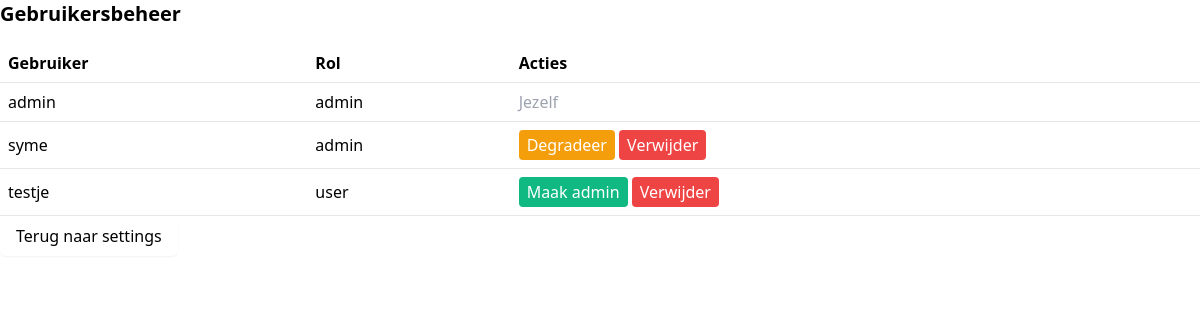
Page /manage_users (signed in) on the committed database.
### tables this page shows
CREATE TABLE users
                 (id INTEGER PRIMARY KEY AUTOINCREMENT,
                  username TEXT UNIQUE,
                  password TEXT,
                  role TEXT, color TEXT DEFAULT '#2563eb', dark_mode INTEGER DEFAULT 0);

### app.py (the view, shortened to what this page needs)
@app.route('/manage_users', methods=['GET', 'POST'])
def manage_users():
    if not is_admin():
        flash('Je hebt geen toegang tot deze pagina.', 'error')
        return redirect(url_for('index'))
    conn = get_db_connection()
    c = conn.cursor()
    c.execute('SELECT id, username, role FROM users')
    users = c.fetchall()
    conn.close()
    return render_template('manage_users.html', users=users, settings=get_user_settings(session.get('user_id')))

### app.py (called while the page is built)
@app.context_processor
def inject_is_admin():
    return dict(is_admin=is_admin())

def get_user_settings(user_id):
    conn = get_db_connection()
    c = conn.cursor()
    c.execute('SELECT color, dark_mode FROM users WHERE id = ?', (user_id,))
    result = c.fetchone()
    conn.close()
    return {'color': result[0] if result else '#e31c73', 'dark_mode': result[1] if result else True}

### models/database.py (called while the page is built)
def get_db_connection():
    conn = sqlite3.connect('books.db')
    conn.row_factory = sqlite3.Row
    return conn

### models/user.py (called while the page is built)
def is_admin():
    role = session.get('role')
    logger.debug(f"is_admin check - Session role: {role}")
    return role == 'admin'

### templates/manage_users.html (shortened to what this page needs)
<link href="https://cdn.jsdelivr.net/npm/tailwindcss@2.2.19/dist/tailwind.min.css" rel="stylesheet" />
<h2 class="text-xl font-bold mb-4">Gebruikersbeheer</h2>
<table class="w-full text-left border-collapse">
  <thead>
    <tr>
      <th class="border-b p-2">Gebruiker</th>
      <th class="border-b p-2">Rol</th>
      <th class="border-b p-2">Acties</th>
    </tr>
  </thead>
  <tbody>
    {% for user in users %}
    <tr class="border-b">
      <td class="p-2">{{ user[1] }}</td>
      <td class="p-2">{{ user[2] }}</td>
      <td class="p-2 space-x-2">
        {% if session.user_id != user[0] %}
        <form method="POST" class="inline">
          {% if user[2] == 'user' %}
            <button type="submit" name="action" value="make_admin" class="px-2 py-1 bg-green-500 text-white rounded">Maak admin</button>
          {% else %}
            <button type="submit" name="action" value="remove_admin" class="px-2 py-1 bg-yellow-500 text-white rounded">Degradeer</button>
          {% endif %}
          <button type="submit" name="action" value="delete" class="px-2 py-1 bg-red-500 text-white rounded">Verwijder</button>
        </form>
        {% else %}
          <span class="text-gray-400">Jezelf</span>
        {% endif %}
      </td>
    </tr>
    {% endfor %}
  </tbody>
</table>
        <div class="mb-4">
          <a href="{{ url_for('settings') }}"
             class="inline-flex items-center px-4 py-2 text-black font-medium rounded-md shadow-sm transition-colors duration-200"
             style="background-color: var(--primary-color);">
            Terug naar settings
          </a>
        </div>

### rows in the picture
users: username "admin", role "admin", shows "Jezelf"
users: username "syme", role "admin", shows "Degradeer"
users: username "testje", role "user", shows "Maak admin"
